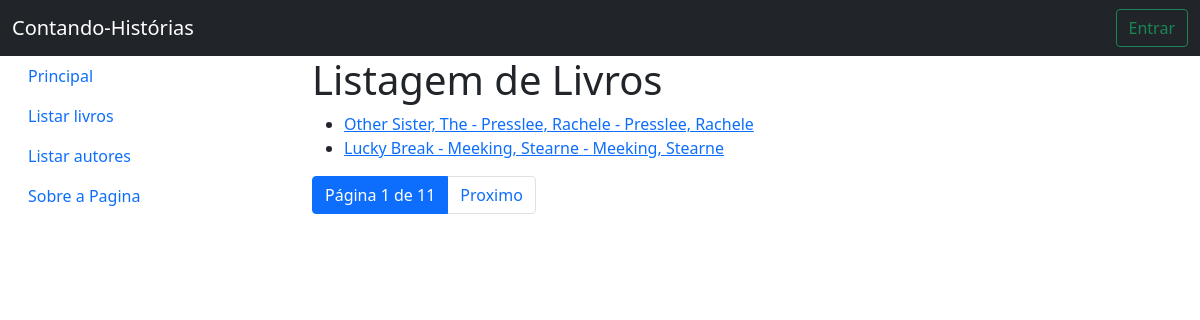
Page /catalago/livros on the committed database.
### catalago/models.py (models this page shows)
class Livro(models.Model):
    titulo = models.CharField(max_length=200, help_text="Titulo do livro")
    sumario = models.TextField(max_length=2000, help_text="Sumario do livro")
    edicao = models.CharField(max_length=20, help_text="Titulo do livro")
    isbn = models.CharField(verbose_name="ISBN",
                            max_length=13,
                            help_text="ISBN do livro",
                            unique=True)
    idioma = models.ForeignKey(Idioma,
                               help_text="Idioma do livro",
                               on_delete=models.SET_NULL,
                               null=True)
    autor = models.ForeignKey(Autor,
                              help_text="Autor do livro",
                              on_delete=models.CASCADE,
                              null=True)
    generos = models.ManyToManyField(Genero)
    def __str__(self):
        return f'{self.titulo} - {self.autor}'
    def get_absolute_url(self):
        return reverse('livro_detail', args=[(str(self.id))])

class Autor(models.Model):
    primeiro_nome = models.CharField(max_length=100,
                                     help_text="Primeiro nome do autor")
    sobrenome = models.CharField(max_length=100,
                                 help_text="sobrenome do autor")
    edicao = models.CharField(max_length=10,
                              null=True,
                              help_text="edicao do livro")
    data_nascimento = models.DateField('Data de nascimento',
                                       null=True,
                                       blank=True,
                                       default=None,
                                       help_text="Data de nascimento do autor")
    data_morte = models.DateField('Data do óbito',
                                  null=True,
                                  blank=True,
                                  default=None,
                                  help_text="Data de morte do autor")
    def __str__(self):
        return f'{self.sobrenome}, {self.primeiro_nome}'

### catalago/views.py (the view)
# urls.py: path('livros', views.LivroListView.as_view(), name='livro_list'),
class LivroListView(generic.ListView):
  model = Livro
  paginate_by = 2

### catalago/templates/catalago/livro_list.html
{% extends 'base.html' %}
{% block conteudo %}
<h1>Listagem de Livros</h1>
{% if livro_list %}
  <ul>
    {% for livro in livro_list %}
      <li><a href="{% url 'livro_detail' livro.id %}">{{ livro }} - {{ livro.autor }}</a></li>
    {% endfor %}
  </ul>
{% else %}
<p>Não há livros cadastrados no sistema</p>
{% endif %}
{% endblock %}

### rows in the picture
Livro: titulo+autor "Other Sister, The - Presslee, Rachele", autor "Presslee, Rachele"
Livro: titulo+autor "Lucky Break - Meeking, Stearne", autor "Meeking, Stearne"

### other values in the picture
{{ page_obj.number }} "1"
{{ page_obj.paginator.num_pages }} "11"
